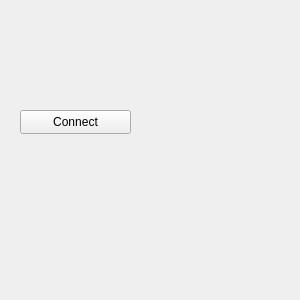
<?xml version="1.0" encoding="UTF-8"?>
<ui version="4.0">
 <class>ConnectWidget</class>
 <widget class="QWidget" name="ConnectWidget">
  <property name="geometry">
   <rect>
    <x>0</x>
    <y>0</y>
    <width>300</width>
    <height>300</height>
   </rect>
  </property>
  <property name="windowTitle">
   <string>Form</string>
  </property>
  <widget class="QPushButton" name="pushButton">
   <property name="geometry">
    <rect>
     <x>20</x>
     <y>110</y>
     <width>111</width>
     <height>24</height>
    </rect>
   </property>
   <property name="text">
    <string>Connect</string>
   </property>
  </widget>
 </widget>
 <resources/>
 <connections>
  <connection>
   <sender>pushButton</sender>
   <signal>clicked()</signal>
   <receiver>ConnectWidget</receiver>
   <slot>onConnectClicked()</slot>
   <hints>
    <hint type="sourcelabel">
     <x>75</x>
     <y>121</y>
    </hint>
    <hint type="destinationlabel">
     <x>149</x>
     <y>149</y>
    </hint>
   </hints>
  </connection>
 </connections>
 <slots>
  <slot>onConnectClicked()</slot>
 </slots>
</ui>
